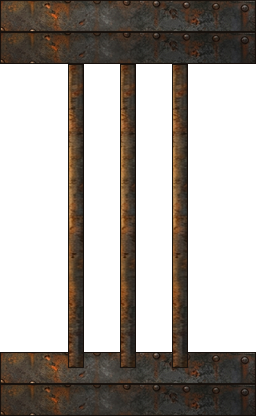
#> input picture tools/arena_1b/arena_grade_reta_x_v1.png, 256 x 416 px, found by its file name
$ python montar_parapeito.py
#> lines starting #> are read from the running program, lines starting #| are printed output that depends on the picture
"""Montagem do Parapeito Gradeado da Galeria (Fase 1C).
Guarda-corpo metálico baixo montado no piso da galeria (cota +80, altura 32 de mundo).
Módulos:
  - arena_parapeito_grade_x_v1: 64x32 de mundo (256x128 px)
  - arena_parapeito_grade_y_v1: 16x64 de mundo (64x256 px)
  - arena_parapeito_canto_v1: 16x16 de mundo (64x64 px)
"""
import os
import numpy as np
from PIL import Image, ImageDraw, ImageEnhance

SRC_X = r"c:\Users\Usuario\Documents\jogo\tools\arena_1b\arena_grade_reta_x_v1.png"
OUT_DIR = r"c:\Users\Usuario\Documents\jogo\tools\arena_1c"

grade_x = Image.open(SRC_X)
#> grade_x is the input picture: PIL image 256x416 RGBA; mean R, G, B, A 28.9, 23.1, 18, 111.6
# grade_x tem tamanho 256 x 416 (topo y=0..64, base y=352..416)
# Extraímos o corrimão superior e o trilho inferior
top_rail = grade_x.crop((0, 0, 256, 48))
bot_rail = grade_x.crop((0, 368, 256, 416))
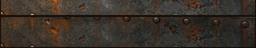
#> bot_rail: PIL image 256x48 RGBA; mean R, G, B, A 58.1, 49.7, 42, 255
# Barra vertical
bar_tex = grade_x.crop((120, 64, 136, 350))
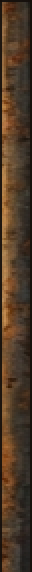
#> bar_tex: PIL image 16x286 RGBA (shown 2 times larger); mean R, G, B, A 78.9, 57.6, 38.4, 255

# 1. Parapeito Grade X (256 x 128 px)
im_px = Image.new("RGBA", (256, 128), (0, 0, 0, 0))
#> im_px: PIL image 256x128 RGBA; every value is 0
# Barras verticais mais curtas (centros em 76, 128, 180 px de arquivo -> 19, 32, 45 de mundo)
for cx in (76, 128, 180):
    b = bar_tex.resize((16, 80), Image.LANCZOS)
    im_px.alpha_composite(b, (cx - 8, 24))
#> this loop made 3 passes
#> pass 1, `b = bar_tex.resize((16, 80), Image.LANCZOS)`:
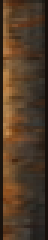
#> b: PIL image 16x80 RGBA (shown 3 times larger); mean R, G, B, A 78.9, 57.7, 38.4, 255
#> after the loop:
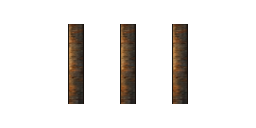
#> im_px: PIL image 256x128 RGBA; mean R, G, B, A 9.2, 6.8, 4.5, 29.9; transparent parts drawn white

im_px.alpha_composite(bot_rail.resize((256, 32), Image.LANCZOS), (0, 96))
im_px.alpha_composite(top_rail.resize((256, 32), Image.LANCZOS), (0, 0))
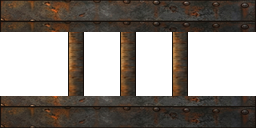
#> im_px: PIL image 256x128 RGBA; mean R, G, B, A 38.1, 31.3, 25, 151.4; transparent parts drawn white

im_px.save(os.path.join(OUT_DIR, "arena_parapeito_grade_x_v1.png"))
print("Parapeito grade X salvo:", im_px.size)
#| Parapeito grade X salvo: (256, 128)

# 2. Parapeito Grade Y (64 x 256 px)
im_py = Image.new("RGBA", (64, 256), (0, 0, 0, 0))
#> im_py: PIL image 64x256 RGBA; every value is 0
# Corrimão e trilho em perspectiva lateral
d = ImageDraw.Draw(im_py)
# Montante frontal e traseiro
d.rectangle([20, 20, 44, 235], fill=(45, 38, 32, 255), outline=(20, 16, 12, 255), width=2)
# Barra longitudinal intermediária
d.line([(32, 20), (32, 235)], fill=(120, 95, 75, 255), width=6)
# Rebites nos extremos
d.ellipse([26, 24, 38, 36], fill=(140, 110, 80, 255))
d.ellipse([26, 220, 38, 232], fill=(140, 110, 80, 255))
im_py.save(os.path.join(OUT_DIR, "arena_parapeito_grade_y_v1.png"))
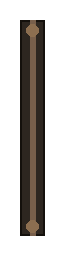
#> saved as arena_parapeito_grade_y_v1.png: PIL image 64x256 RGBA; mean R, G, B, A 20.2, 16.4, 13.2, 84; transparent parts drawn white
print("Parapeito grade Y salvo:", im_py.size)
#| Parapeito grade Y salvo: (64, 256)

# 3. Parapeito Canto (64 x 64 px)
im_pc = Image.new("RGBA", (64, 64), (0, 0, 0, 0))
#> im_pc: PIL image 64x64 RGBA; every value is 0
d_c = ImageDraw.Draw(im_pc)
d_c.rectangle([16, 16, 48, 48], fill=(50, 42, 35, 255), outline=(20, 16, 12, 255), width=2)
d_c.ellipse([26, 26, 38, 38], fill=(140, 110, 80, 255), outline=(20, 16, 12, 255))
im_pc.save(os.path.join(OUT_DIR, "arena_parapeito_canto_v1.png"))
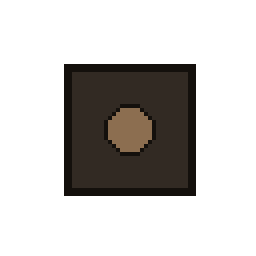
#> saved as arena_parapeito_canto_v1.png: PIL image 64x64 RGBA (shown 4 times larger); mean R, G, B, A 13.4, 11, 8.8, 67.8; transparent parts drawn white
print("Parapeito canto salvo:", im_pc.size)
#| Parapeito canto salvo: (64, 64)

$ run again, with tools/arena_1b/arena_grade_reta_y_v1.png copied over tools/arena_1b/arena_grade_reta_x_v1.png
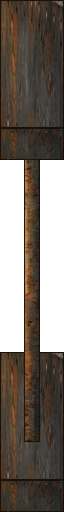
#> input picture tools/arena_1b/arena_grade_reta_y_v1.png, 64 x 512 px, found by its file name
#> grade_x is the input picture: PIL image 64x512 RGBA; mean R, G, B, A 49, 40.1, 32, 183.3
#> `bot_rail = grade_x.crop((0, 368, 256, 416))`:
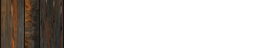
#> bot_rail: PIL image 256x48 RGBA; mean R, G, B, A 17.5, 13.7, 10.4, 63.8; transparent parts drawn white
#> bar_tex: PIL image 16x286 RGBA; every value is 0
#> `im_px.alpha_composite(top_rail.resize((256, 32), Image.LANCZOS), (0, 0))`:
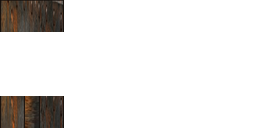
#> im_px: PIL image 256x128 RGBA; mean R, G, B, A 8.8, 6.9, 5.4, 31.9; transparent parts drawn white
#| Parapeito grade X salvo: (256, 128)
#> im_py: PIL image 64x256 RGBA; every value is 0
#| Parapeito grade Y salvo: (64, 256)
#> im_pc: PIL image 64x64 RGBA; every value is 0
#| Parapeito canto salvo: (64, 64)

$ run again, with tools/arena_1b/arena_pilar_v1.png copied over tools/arena_1b/arena_grade_reta_x_v1.png
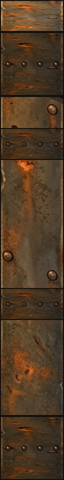
#> input picture tools/arena_1b/arena_pilar_v1.png, 64 x 480 px, found by its file name
#> grade_x is the input picture: PIL image 64x480 RGBA; mean R, G, B, A 81.3, 59.1, 37, 255
#> bar_tex: PIL image 16x286 RGBA; every value is 0
#> `im_px.alpha_composite(top_rail.resize((256, 32), Image.LANCZOS), (0, 0))`:
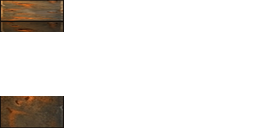
#> im_px: PIL image 256x128 RGBA; mean R, G, B, A 11.7, 8.4, 5.2, 31.9; transparent parts drawn white
#| Parapeito grade X salvo: (256, 128)
#> im_py: PIL image 64x256 RGBA; every value is 0
#| Parapeito grade Y salvo: (64, 256)
#> im_pc: PIL image 64x64 RGBA; every value is 0
#| Parapeito canto salvo: (64, 64)
